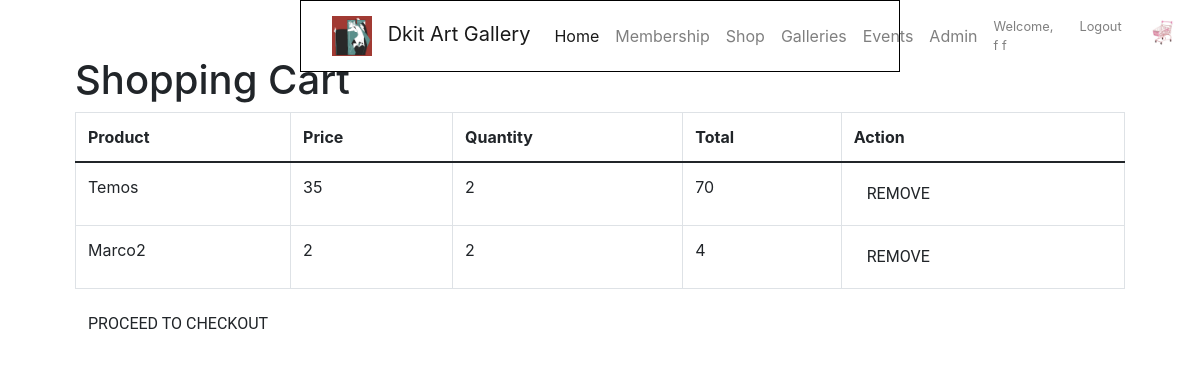
Before: /view/cart.php (signed in) with the older database file.
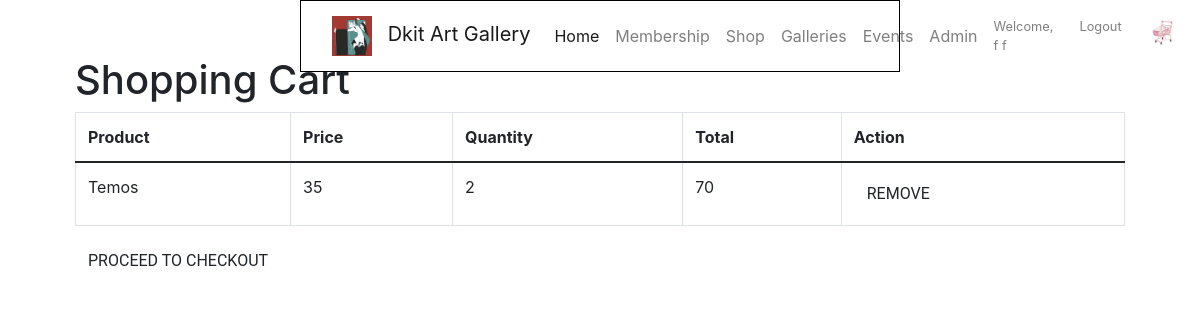
After: the same page with the newer database file.
### tables this page shows
CREATE TABLE `cart` (
  `id` int(11) NOT NULL,
  `user_id` int(11) NOT NULL,
  `product_id` int(11) NOT NULL,
  `quantity` int(11) NOT NULL,
  `price` double NOT NULL
);

CREATE TABLE `product` (
  `id` int(11) NOT NULL,
  `name` varchar(100) NOT NULL,
  `price` double NOT NULL,
  `quantity` int(11) NOT NULL,
  `url` varchar(500) DEFAULT NULL,
  `description` varchar(500) DEFAULT NULL
);

### model/doCart.php (called while the page is built, shortened)
<?php
require_once 'databaseConnection.php';
require_once 'cartModel.php';
global $db;
$cartModel = new CartModel($db);
?>

### model/cartModel.php (called while the page is built, shortened)
<?php
class CartModel {
    protected $db;
    public function __construct($db) {
        $this->db = $db;
    }
    public function getCartItems($user_id) {
        $sql = "SELECT cart.*, product.name, product.price FROM cart
            INNER JOIN product ON cart.product_id = product.id
            WHERE cart.user_id = :user_id";
        try {
            $stmt = $this->db->prepare($sql);
            $stmt->bindParam(':user_id', $user_id);
            $stmt->execute();
            $cartItems = $stmt->fetchAll(PDO::FETCH_ASSOC);
            return $cartItems;
        } catch (PDOException $e) {
            echo "Error: " . $e->getMessage();
            return false;
        }
    }
}
?>

### view/cart.php (the view, shortened to what this page needs)
<?php
require_once '../model/databaseConnection.php';
require_once '../model/doCart.php';
require_once '../model/cartModel.php';
include "nav.php";
include 'header.php';
global $cartModel;
function getCartItems() {
    global $cartModel;
    return isset($_SESSION['userId']) ? $cartModel->getCartItems($_SESSION['userId']) : [];
}
$cartItems = getCartItems();
?>
<!DOCTYPE html>
<html lang="en">
<head>
</head>
<body>
<div class="container">
    <h1>Shopping Cart</h1>
    <?php if (empty($cartItems)): ?>
        <p>Your cart is empty.</p>
    <?php else: ?>
        <div class="table-responsive">
            <table class="table table-bordered">
                <thead>
                <tr>
                    <th>Product</th>
                    <th>Price</th>
                    <th>Quantity</th>
                    <th>Total</th>
                    <th>Action</th>
                </tr>
                </thead>
                <tbody>
                <?php foreach ($cartItems as $item): ?>
                    <tr>
                        <td><?php echo $item['name']; ?></td>
                        <td><?php echo $item['price']; ?></td>
                        <td><?php echo $item['quantity']; ?></td>
                        <td><?php echo $item['price'] * $item['quantity']; ?></td>
                        <td>
                            <form method="post">
                                <button type="submit" name="remove_from_cart" class="btn" onclick="return confirm('Are you sure you want to remove this item?');">Remove</button>
                            </form>
                        </td>
                    </tr>
                <?php endforeach; ?>
                </tbody>
            </table>
        </div>
        <a href="index.php?action=checkout" class="btn">Proceed to Checkout</a>
    <?php endif; ?>
</div>
</body>
</html>

### view/header.php (shortened to what this page needs)
<!DOCTYPE html>
<html lang="en">
<head>
    <link href="nav.php" rel="stylesheet" type="text/css" />
    <link href="../css/nav.css" rel="stylesheet" type="text/css" />
    <link href="https://cdn.jsdelivr.net/npm/bootstrap@5.0.2/dist/css/bootstrap.min.css" rel="stylesheet">
    <link href="../css/homeStyles.css" rel="stylesheet" type="text/css" />
    <link href="../css/buttons.css" rel="stylesheet" type="text/css" />
    <link href="https://cdn.jsdelivr.net/npm/bootstrap@5.0.2/dist/css/bootstrap.min.css"
          rel="stylesheet"
>
    <link rel="stylesheet" href="https://cdnjs.cloudflare.com/ajax/libs/font-awesome/4.7.0/css/font-awesome.min.css">
    <link href="https://cdnjs.cloudflare.com/ajax/libs/fullcalendar/3.9.0/fullcalendar.min.css" rel="stylesheet" />
    <link rel="stylesheet" href="https://maxcdn.bootstrapcdn.com/bootstrap/4.0.0/css/bootstrap.min.css"/>
</head>
<body>
<div class="container align-content:center">

### view/nav.php (shortened to what this page needs)
<?php
 include "header.php";
$isAdmin = isset($_SESSION['userType']) && $_SESSION['userType'] === 'admin';
?>
<nav class="navbar navbar-expand-lg navbar-light fixed-top navbar-custom">
    <div class="container-fluid">
        <a class="navbar-brand" href="#">
            <img src="../3.jpg" alt="Logo">
            Dkit Art Gallery
        </a>
        <div class="collapse navbar-collapse" id="navbarNav">
            <ul class="navbar-nav me-auto mb-2 mb-lg-0">
                <li class="nav-item">
                    <a class="nav-link active" href="../controller/index.php?action=show_home">Home</a>
                </li>
                <li class="nav-item">
                    <a class="nav-link" href="../controller/index.php?action=membership">Membership</a>
                </li>
                <li class="nav-item">
                    <a class="nav-link" href="../controller/index.php?action=shop">Shop</a>
                </li>
                <li class="nav-item">
                    <a class="nav-link" href="../controller/index.php?action=galleries">Galleries</a>
                </li>
                <li class="nav-item">
                    <a class="nav-link" href="../controller/index.php?action=events">Events</a>
                </li>
                <?php if ($isAdmin && isset($_SESSION['username'])): ?>
                    <li class="nav-item">
                        <a class="nav-link" href="../controller/index.php?action=show_admin">Admin</a>
                    </li>
                <?php endif; ?>
            </ul>
            <ul class="navbar-nav ms-auto">
                <?php
                if(isset($_SESSION['username'])) {
                    $username = $_SESSION['username'];
                    echo '<li class="nav-item navbar-small-links">
                                <a class="nav-link" href="#">Welcome, ' . $username . '</a>
                          </li>';
                    echo '<li class="nav-item navbar-small-links">
                                <a class="nav-link" href="../controller/index.php?action=logout">Logout</a>
                          </li>';
                }
                ?>
                <li class="nav-item">
                    <a class="nav-link" href="../controller/index.php?action=cart">
                        <img src="../2.jpg" alt="Cart" style="width: 30px; height: 30px;">
                    </a>
                </li>
            </ul>
        </div>
    </div>
</nav>

### css/nav.css (style rules this page uses)
body { padding-top: 56px; }
.navbar { background-color: #ffffff; border: 1px solid #000000; }
.navbar-brand, .navbar-nav .nav-link { color: #000000; }
.navbar-brand img { max-height: 40px; margin-right: 10px; }
.navbar-custom { max-width: 50%; margin: 0 auto; }
.navbar-small-links { font-size: 0.8rem; margin-right: 10px; }

### css/homeStyles.css (style rules this page uses)
.container { max-width: 800px; margin: 0 auto; }

### css/buttons.css (style rules this page uses)
.btn { font-family: 'Roboto', sans-serif; font-weight: bold; text-transform: uppercase; border: none; padding: 10px 20px; cursor: pointer; border-radius: 5px; background-color: #000; color: #fff; }

Changed rows visible on the page:
removed cart: product.name "Marco2", product.price "2", quantity "2", $item['price'] * $item['quantity'] "4"
